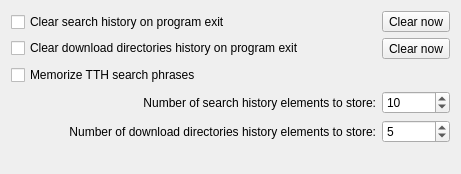
<?xml version="1.0" encoding="UTF-8"?>
<ui version="4.0">
 <class>UISettingsHistory</class>
 <widget class="QWidget" name="UISettingsHistory">
  <property name="geometry">
   <rect>
    <x>0</x>
    <y>0</y>
    <width>461</width>
    <height>174</height>
   </rect>
  </property>
  <property name="windowTitle">
   <string>Form</string>
  </property>
  <layout class="QGridLayout" name="gridLayout">
   <item row="0" column="0" rowspan="2">
    <widget class="QFrame" name="frame">
     <property name="sizePolicy">
      <sizepolicy hsizetype="Preferred" vsizetype="Maximum">
       <horstretch>0</horstretch>
       <verstretch>0</verstretch>
      </sizepolicy>
     </property>
     <property name="frameShape">
      <enum>QFrame::NoFrame</enum>
     </property>
     <property name="frameShadow">
      <enum>QFrame::Raised</enum>
     </property>
     <layout class="QVBoxLayout" name="verticalLayout">
      <property name="margin">
       <number>0</number>
      </property>
      <item>
       <widget class="QCheckBox" name="checkBox_SearchHistory">
        <property name="sizePolicy">
         <sizepolicy hsizetype="Expanding" vsizetype="Fixed">
          <horstretch>0</horstretch>
          <verstretch>0</verstretch>
         </sizepolicy>
        </property>
        <property name="text">
         <string>Clear search history on program exit</string>
        </property>
       </widget>
      </item>
      <item>
       <widget class="QCheckBox" name="checkBox_DirectoriesHistory">
        <property name="sizePolicy">
         <sizepolicy hsizetype="Expanding" vsizetype="Fixed">
          <horstretch>0</horstretch>
          <verstretch>0</verstretch>
         </sizepolicy>
        </property>
        <property name="text">
         <string>Clear download directories history on program exit</string>
        </property>
       </widget>
      </item>
     </layout>
    </widget>
   </item>
   <item row="0" column="1">
    <widget class="QToolButton" name="pushButton_ClearSearchHistory">
     <property name="text">
      <string>Clear now</string>
     </property>
    </widget>
   </item>
   <item row="1" column="1">
    <widget class="QToolButton" name="pushButton_ClearDirectoriesHistory">
     <property name="text">
      <string>Clear now</string>
     </property>
    </widget>
   </item>
   <item row="3" column="0">
    <widget class="QLabel" name="label">
     <property name="sizePolicy">
      <sizepolicy hsizetype="Expanding" vsizetype="Preferred">
       <horstretch>0</horstretch>
       <verstretch>0</verstretch>
      </sizepolicy>
     </property>
     <property name="text">
      <string>Number of search history elements to store:</string>
     </property>
     <property name="alignment">
      <set>Qt::AlignRight|Qt::AlignTrailing|Qt::AlignVCenter</set>
     </property>
    </widget>
   </item>
   <item row="3" column="1">
    <widget class="QSpinBox" name="spinBox_SearchHistory">
     <property name="minimum">
      <number>1</number>
     </property>
     <property name="value">
      <number>10</number>
     </property>
    </widget>
   </item>
   <item row="4" column="0">
    <widget class="QLabel" name="label_2">
     <property name="sizePolicy">
      <sizepolicy hsizetype="Expanding" vsizetype="Preferred">
       <horstretch>0</horstretch>
       <verstretch>0</verstretch>
      </sizepolicy>
     </property>
     <property name="text">
      <string>Number of download directories history elements to store:</string>
     </property>
     <property name="alignment">
      <set>Qt::AlignRight|Qt::AlignTrailing|Qt::AlignVCenter</set>
     </property>
    </widget>
   </item>
   <item row="4" column="1">
    <widget class="QSpinBox" name="spinBox_DirectoriesHistory">
     <property name="minimum">
      <number>1</number>
     </property>
     <property name="value">
      <number>5</number>
     </property>
    </widget>
   </item>
   <item row="5" column="0">
    <spacer name="verticalSpacer">
     <property name="orientation">
      <enum>Qt::Vertical</enum>
     </property>
     <property name="sizeHint" stdset="0">
      <size>
       <width>20</width>
       <height>40</height>
      </size>
     </property>
    </spacer>
   </item>
   <item row="2" column="0">
    <widget class="QCheckBox" name="checkBox_TTHSearchHistory">
     <property name="sizePolicy">
      <sizepolicy hsizetype="Expanding" vsizetype="Fixed">
       <horstretch>0</horstretch>
       <verstretch>0</verstretch>
      </sizepolicy>
     </property>
     <property name="text">
      <string>Memorize TTH search phrases</string>
     </property>
    </widget>
   </item>
  </layout>
 </widget>
 <resources/>
 <connections/>
</ui>
